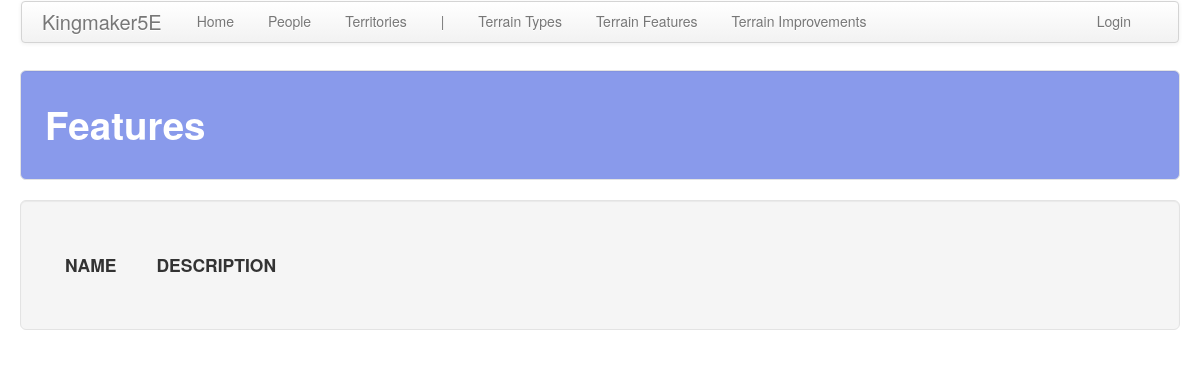
/territory/features, run on an earlier commit of the app's database.
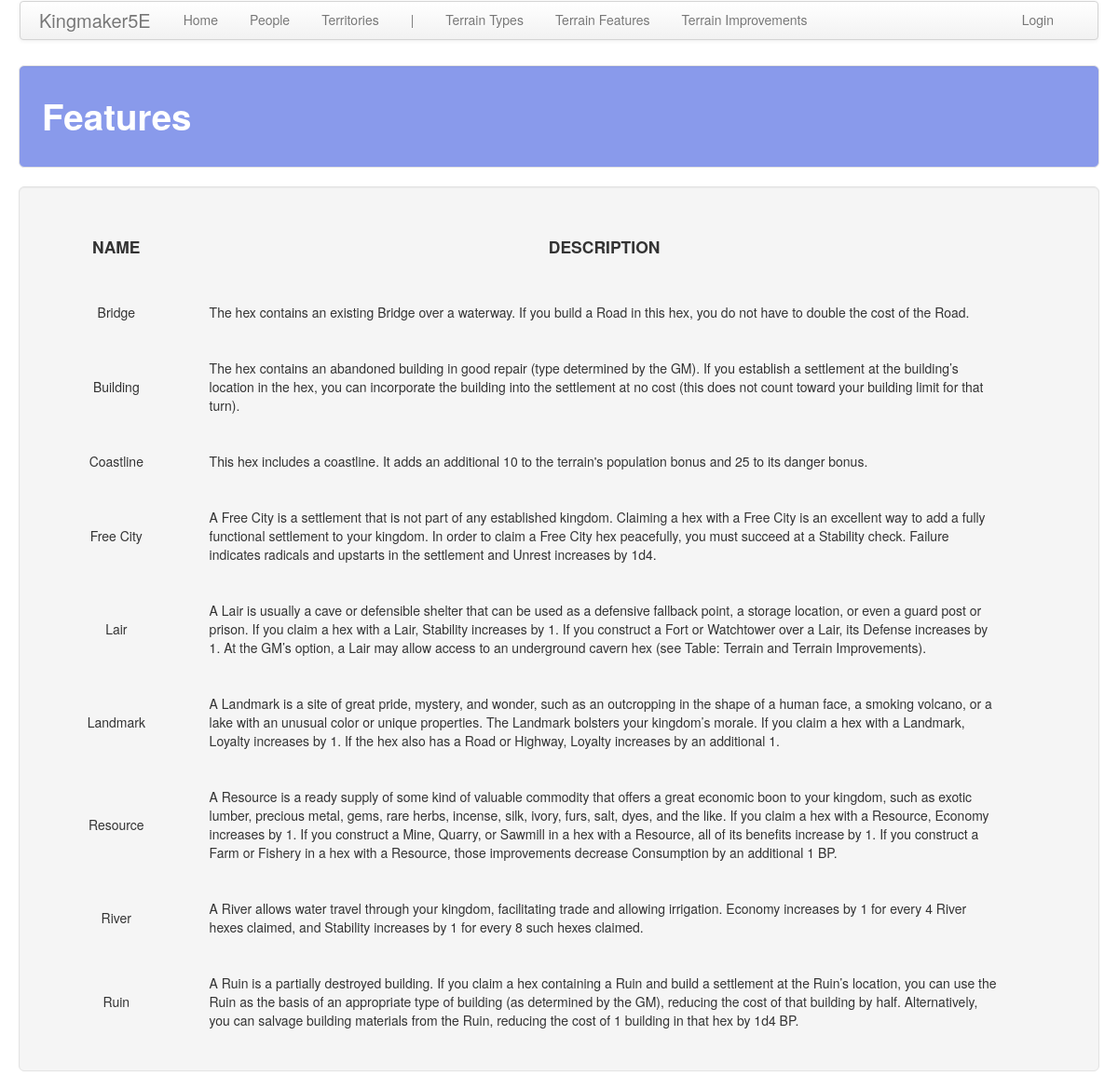
And on a later commit of the database.
### territory/models.py (models this page shows, shortened)
class Feature(models.Model):
    name = models.CharField(max_length=default_max_length)
    desc = models.TextField(default="")

### territory/views.py (the view)
# urls.py: path('features', views.features, name='features'),
def features(request): return show_all_items(request, app_name, c_obj, c_plural, sort='name')

### common/__init__.py (called while the page is built)
def show_all_items(request, app_name, obj, obj_plural, sort=None, sort_2=None):
    obj_plural = obj_plural.replace(' ', '_')
    if sort is None:
        items = obj.objects.all()
    elif sort_2 is None:
        items = obj.objects.order_by(sort)
    else:
        items = obj.objects.order_by(sort, sort_2)
    return render(
        request, '%s/%s.html' % (app_name, obj_plural),
        {'title': obj_plural.capitalize(), obj_plural: items}
    )

### territory/templates/territory/features.html (shortened to what this page needs)
<!DOCTYPE html>
{% extends 'territory/base.html' %}
{% block table_header %}
    <th class="th_ccell"><h4>NAME</h4></th>
    <th class="th_ccell"><h4>DESCRIPTION</h4></th>
    <th class="th_ccell"><h4></h4></th>
{% endblock %}
{% block table_body %}
    {% for feature in features %}
        <tr>
            <td class="tb_ccell">{{ feature.name }}</td>
            <td class="tb_lcell" width="80%">{{ feature.desc }}</td>
            <td class="tb_ccell">
            </td>
        </tr>
    {% endfor %}
{% endblock %}

What changed in the data, as far as the page shows it:
added Feature: name "Bridge", desc "The hex contains an existing Bridge over a waterway. If you build a Road in this hex, you do not have to double the cost of the Road."
added Feature: name "Building", desc "The hex contains an abandoned building in good repair (type determined by the GM). If you establish a settlement at the building’s location in the hex, you can incorporate the building into the settlement at no cost (this does not count toward your building limit for that turn)."
added Feature: name "Coastline", desc "This hex includes a coastline. It adds an additional 10 to the terrain's population bonus and 25 to its danger bonus."
added Feature: name "Free City", desc "A Free City is a settlement that is not part of any established kingdom. Claiming a hex with a Free City is an excellent way to add a fully functional settlement to your kingdom. In order to claim a Free City hex peacefully, you must succeed at a Stability check. Failure indicates radicals and upstarts in the settlement and Unrest increases by 1d4."
added Feature: name "Lair", desc "A Lair is usually a cave or defensible shelter that can be used as a defensive fallback point, a storage location, or even a guard post or prison. If you claim a hex with a Lair, Stability increases by 1. If you construct a Fort or Watchtower over a Lair, its Defense increases by 1. At the GM’s option, a Lair may allow access to an underground cavern hex (see Table: Terrain and Terrain Improvements)."
added Feature: name "Landmark", desc "A Landmark is a site of great pride, mystery, and wonder, such as an outcropping in the shape of a human face, a smoking volcano, or a lake with an unusual color or unique properties. The Landmark bolsters your kingdom’s morale. If you claim a hex with a Landmark, Loyalty increases by 1. If the hex also has a Road or Highway, Loyalty increases by an additional 1."
added Feature: name "Resource", desc "A Resource is a ready supply of some kind of valuable commodity that offers a great economic boon to your kingdom, such as exotic lumber, precious metal, gems, rare herbs, incense, silk, ivory, furs, salt, dyes, and the like. If you claim a hex with a Resource, Economy increases by 1. If you construct a Mine, Quarry, or Sawmill in a hex with a Resource, all of its benefits increase by 1. If you construct a Farm or Fishery in a hex with a Resource, those improvements decrease Consumption by an additional 1 BP."
added Feature: name "River", desc "A River allows water travel through your kingdom, facilitating trade and allowing irrigation. Economy increases by 1 for every 4 River hexes claimed, and Stability increases by 1 for every 8 such hexes claimed."
added Feature: name "Ruin", desc "A Ruin is a partially destroyed building. If you claim a hex containing a Ruin and build a settlement at the Ruin’s location, you can use the Ruin as the basis of an appropriate type of building (as determined by the GM), reducing the cost of that building by half. Alternatively, you can salvage building materials from the Ruin, reducing the cost of 1 building in that hex by 1d4 BP."
